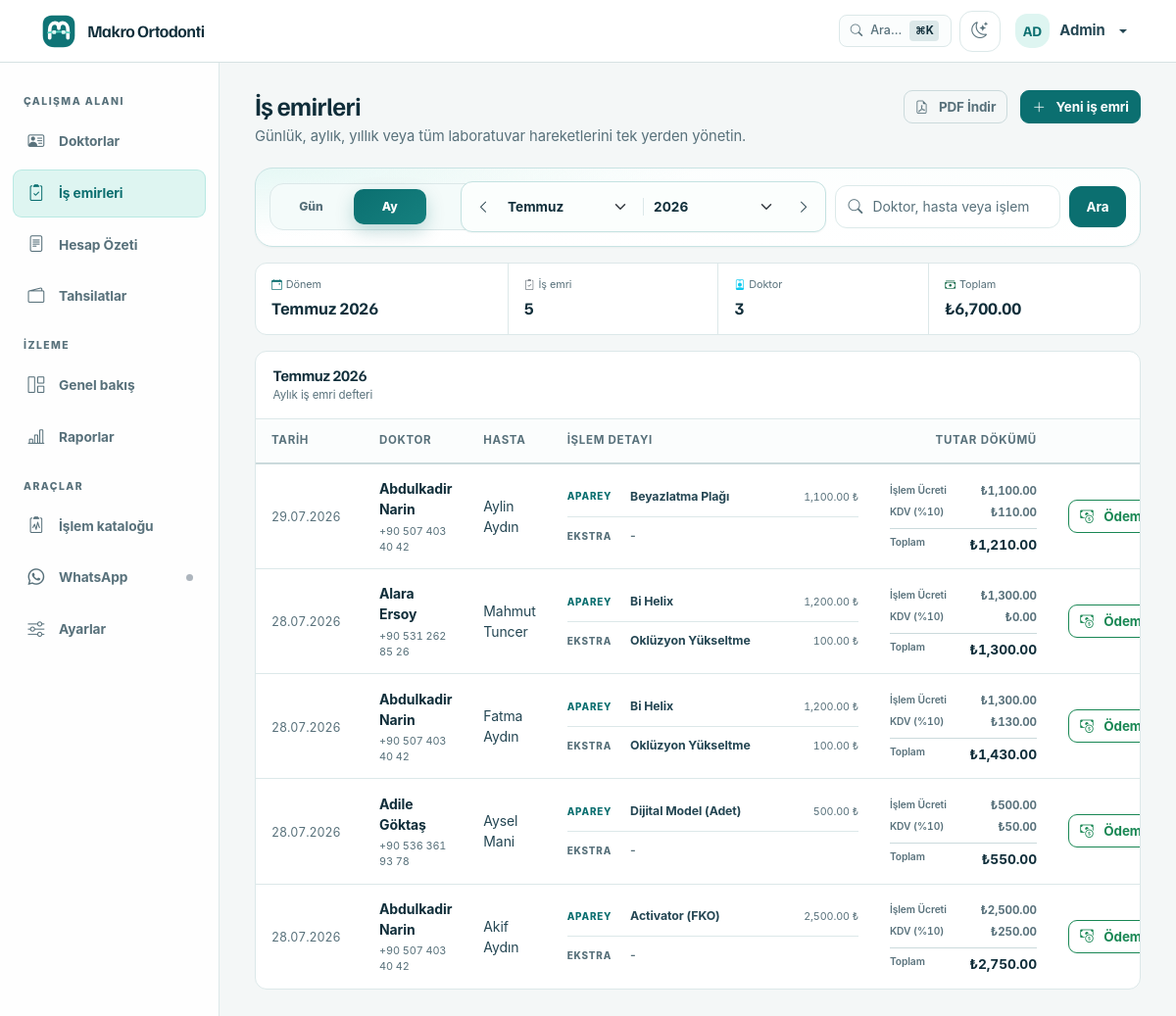
The page /parties/work-orders (signed in) on the database its author committed.
### app/models/models.py (models this page shows, shortened)
class User(UserMixin, Base, TimestampMixin):
    __tablename__ = "users"
    id: Mapped[int] = mapped_column(Integer, primary_key=True, autoincrement=True)
    username: Mapped[str] = mapped_column(String(50), nullable=False, unique=True, index=True)
    password_hash: Mapped[str] = mapped_column(String(256), nullable=False)
    full_name: Mapped[str] = mapped_column(String(150), nullable=False)
    role: Mapped[str] = mapped_column(String(20), nullable=False, default="staff", index=True)
    is_active: Mapped[bool] = mapped_column(Boolean, default=True, nullable=False)
    last_login: Mapped[datetime | None] = mapped_column(DateTime, nullable=True)
    api_token_hash: Mapped[str | None] = mapped_column(String(64), nullable=True, unique=True, index=True)
    ROLE_ADMIN = "admin"
    ROLE_STAFF = "staff"
    VALID_ROLES = [ROLE_ADMIN, ROLE_STAFF]

class WorkOrder(Base, TimestampMixin):
    __tablename__ = "work_orders"
    id: Mapped[int] = mapped_column(Integer, primary_key=True, autoincrement=True)
    party_id: Mapped[int] = mapped_column(ForeignKey("parties.id"), nullable=False, index=True)
    work_date: Mapped[date] = mapped_column(nullable=False, index=True)
    apparatus_type: Mapped[str] = mapped_column(Text, nullable=False)
    extra_addons: Mapped[str | None] = mapped_column(Text, nullable=True)
    patient_name: Mapped[str] = mapped_column(String(200), nullable=False)
    apparatus_price: Mapped[Decimal] = mapped_column(Numeric(12, 2), nullable=False, default=Decimal("0.00"))
    extra_price: Mapped[Decimal] = mapped_column(Numeric(12, 2), nullable=False, default=Decimal("0.00"))
    total_price: Mapped[Decimal] = mapped_column(Numeric(12, 2), nullable=False, default=Decimal("0.00"))
    exchange_rate_applied: Mapped[Decimal | None] = mapped_column(Numeric(12, 4), nullable=True)
    notes: Mapped[str | None] = mapped_column(Text, nullable=True)
    party: Mapped["Party"] = relationship(lazy="selectin")

class Party(Base, TimestampMixin):
    __tablename__ = "parties"
    id: Mapped[int] = mapped_column(Integer, primary_key=True, autoincrement=True)
    party_type: Mapped[str] = mapped_column(
        SQLEnum(PartyType), nullable=False, default=PartyType.DENTIST, index=True
    )
    name: Mapped[str] = mapped_column(String(200), nullable=False)  # full name or company name
    phone: Mapped[str | None] = mapped_column(String(20), nullable=True, index=True)
    email: Mapped[str | None] = mapped_column(String(200), nullable=True)
    address: Mapped[str | None] = mapped_column(Text, nullable=True)
    tax_id: Mapped[str | None] = mapped_column(String(50), nullable=True)  # TC Kimlik / Vergi No
    notes: Mapped[str | None] = mapped_column(Text, nullable=True)
    is_active: Mapped[bool] = mapped_column(Boolean, default=True, nullable=False, index=True)
    previous_balance: Mapped[Decimal] = mapped_column(Numeric(12, 2), default=Decimal("0.00"), nullable=False)
    applies_kdv: Mapped[bool] = mapped_column(Boolean, default=False, nullable=False, index=True)
    first_name: Mapped[str | None] = mapped_column(String(100), nullable=True)
    last_name: Mapped[str | None] = mapped_column(String(100), nullable=True)
    date_of_birth: Mapped[date | None] = mapped_column(nullable=True)
    treatment_status: Mapped[str] = mapped_column(
        String(30), default="active", nullable=False, index=True
    )
    contact_person: Mapped[str | None] = mapped_column(String(150), nullable=True)
    contact_phone: Mapped[str | None] = mapped_column(String(20), nullable=True)
    referred_by_id: Mapped[int | None] = mapped_column(Integer, ForeignKey("parties.id"), nullable=True, index=True)
    referred_by = relationship("Party", remote_side="Party.id", foreign_keys=[referred_by_id], lazy="selectin")
    invoices: Mapped[list["Invoice"]] = relationship(
        back_populates="party", lazy="selectin"
    )
    patient: Mapped["Patient"] = relationship(
        back_populates="party", uselist=False, lazy="selectin"
    )
    treatments: Mapped[list["PatientTreatment"]] = relationship(
        back_populates="party", lazy="selectin"
    )
    work_orders: Mapped[list["WorkOrder"]] = relationship(
        back_populates="party", lazy="selectin"
    )
    previous_balance_payments: Mapped[list["PartyPayment"]] = relationship(
        back_populates="party",
        cascade="all, delete-orphan",
        lazy="selectin",
        order_by="PartyPayment.payment_date.desc(), PartyPayment.id.desc()",
    )
    __table_args__ = (
        UniqueConstraint("name", "phone", "party_type", name="uq_party_identity"),
    )
    @property
    def display_name(self) -> str:
        return self.name

### app/routes/parties.py (the view)
@parties_bp.route("/work-orders", strict_slashes=False)
@login_required
@permissions_required("clinical.view")
def list_work_orders():
    data = _resolve_work_order_query(request.args)
    return render_template("work_orders/list.html", **data)

### app/templates/work_orders/list.html (shortened to what this page needs)
{% extends "base.html" %}
{% block content %}
<header class="workspace-header">
    <div><h1>İş emirleri</h1><p>Günlük, aylık, yıllık veya tüm laboratuvar hareketlerini tek yerden yönetin.</p></div>
    <div class="workspace-actions">
        <a href="{{ url_for('parties.export_work_orders_pdf', view=view, date=selected_date.isoformat() if selected_date else '', year=year, month=month, search=search) }}" class="btn btn-outline-secondary btn-sm me-1" target="_blank">
            <i class="bi bi-file-earmark-pdf me-1" aria-hidden="true"></i>PDF İndir
        </a>
        <a href="{{ url_for('parties.list_parties') }}" class="btn btn-primary btn-sm"><i class="bi bi-plus-lg me-1" aria-hidden="true"></i>Yeni iş emri</a>
    </div>
</header>
<div class="workorder-period-bar">
    <nav class="period-switch" aria-label="İş emri dönemi">
        <a href="{{ url_for('parties.list_work_orders', view='day', date=today.isoformat(), search=search) }}" class="{% if view == 'day' %}active{% endif %}">Gün</a>
        <a href="{{ url_for('parties.list_work_orders', view='month', year=today.year, month=today.month, search=search) }}" class="{% if view == 'month' %}active{% endif %}">Ay</a>
        <a href="{{ url_for('parties.list_work_orders', view='year', year=today.year, search=search) }}" class="{% if view == 'year' %}active{% endif %}">Yıl</a>
        <a href="{{ url_for('parties.list_work_orders', view='all', search=search) }}" class="{% if view == 'all' %}active{% endif %}">Tümü</a>
    </nav>
    <form method="GET" action="{{ url_for('parties.list_work_orders') }}" class="workorder-period-form">
        {% if view == 'day' %}
        <div class="period-stepper-group">
            <a href="{{ url_for('parties.list_work_orders', view='day', date=previous_date, search=search) }}" class="btn-stepper" title="Önceki Gün"><i class="bi bi-chevron-left"></i></a>
            <input class="form-control stepper-control" type="date" id="workorder-date" name="date" value="{{ selected_date.isoformat() }}" onchange="this.form.submit()">
            <a href="{{ url_for('parties.list_work_orders', view='day', date=next_date, search=search) }}" class="btn-stepper" title="Sonraki Gün"><i class="bi bi-chevron-right"></i></a>
        </div>
        {% elif view == 'all' %}
        <div class="period-stepper-group">
            <span class="px-3 text-muted fw-semibold" style="font-size: 13px;">Tüm Zamanlar</span>
        </div>
        {% else %}
        <div class="period-stepper-group">
            <a href="{{ url_for('parties.list_work_orders', view='month', year=previous_year, month=previous_month, search=search) }}" class="btn-stepper" title="Önceki Ay"><i class="bi bi-chevron-left"></i></a>
            <select class="form-select stepper-control" id="workorder-month" name="month" onchange="this.form.submit()">
                {% for month_number, month_name in months %}<option value="{{ month_number }}" {% if month_number == month %}selected{% endif %}>{{ month_name }}</option>{% endfor %}
            </select>
            <select class="form-select stepper-control" id="workorder-year" name="year" onchange="this.form.submit()">
                {% for option_year in years %}<option value="{{ option_year }}" {% if option_year == year %}selected{% endif %}>{{ option_year }}</option>{% endfor %}
            </select>
            <a href="{{ url_for('parties.list_work_orders', view='month', year=next_year, month=next_month, search=search) }}" class="btn-stepper" title="Sonraki Ay"><i class="bi bi-chevron-right"></i></a>
        </div>
        {% endif %}
        <div class="workorder-search">
            <input class="form-control" type="search" id="workorder-search" name="search" value="{{ search }}" placeholder="Doktor, hasta veya işlem ara">
        </div>
        <button type="submit" class="btn btn-sm btn-primary">Ara</button>
    </form>
</div>
<div class="summary-line workorder-summary" aria-label="{{ period_label }} özeti">
    <div><span><i class="bi bi-calendar-event text-primary me-1" aria-hidden="true"></i>Dönem</span><strong>{{ period_label }}</strong></div>
    <div><span><i class="bi bi-clipboard2-check text-secondary me-1" aria-hidden="true"></i>İş emri</span><strong>{{ work_orders|length }}</strong></div>
    <div><span><i class="bi bi-person-badge text-info me-1" aria-hidden="true"></i>Doktor</span><strong>{{ doctor_count }}</strong></div>
    <div><span><i class="bi bi-cash-stack text-success me-1" aria-hidden="true"></i>Toplam</span><strong>₺{{ "{:,.2f}".format(period_total) }}</strong></div>
</div>
<section class="work-panel" aria-labelledby="workorder-ledger-title">
    <div class="work-panel__header">
        <div><h2 id="workorder-ledger-title">{{ period_label }}</h2><p>{{ 'Günlük' if view == 'day' else ('Yıllık' if view == 'year' else ('Tüm zamanlar' if view == 'all' else 'Aylık')) }} iş emri defteri{% if search %} · “{{ search }}” için {{ work_orders|length }} sonuç{% endif %}</p></div>
    </div>
    <div class="table-responsive">
        <table class="table table-hover align-middle workorder-ledger">
            <thead>
                <tr>
                    <th class="text-start col-w-date">Tarih</th>
                    <th class="text-start">Doktor</th>
                    <th class="text-start">Hasta</th>
                    <th class="text-start">İşlem detayı</th>
                    <th class="text-end">Tutar dökümü</th>
                    <th class="text-end col-w-actions">İşlem</th>
                </tr>
            </thead>
            <tbody>
                {% for wo in work_orders %}
                <tr>
                    <td class="text-start col-w-date"><time class="workorder-date" datetime="{{ wo.work_date.isoformat() }}">{{ wo.work_date.strftime('%d.%m.%Y') }}</time></td>
                    <td>
                        <a href="{{ url_for('parties.detail_party', party_id=wo.party_id) }}">{{ wo.party.display_name if wo.party else '—' }}</a>
                        {% if wo.party and wo.party.phone %}<small class="workorder-doctor-phone">{{ wo.party.phone|phone_display }}</small>{% endif %}
                    </td>
                    <td>{{ wo.patient_name }}</td>
                    <td class="workorder-detail-cell">
                        {% set items = wo.apparatus_type|fromjson %}
                        <div class="workorder-line-group">
                            <span class="workorder-line-label">Aparey</span>
                            <div class="workorder-line-list">
                        {% if items is iterable and items is not string and items|length > 0 %}
                                {% for item in items %}
                                <div class="workorder-line-item">
                                    <strong>{{ item.name if item is mapping else item }}</strong>
                                    {% if item is mapping %}<small>{{ "{:,.2f}".format(item.price|float) }} {{ item.currency|currency_symbol }}</small>{% endif %}
                                </div>
                                {% endfor %}
                        {% else %}<div class="workorder-line-item"><strong>{{ wo.apparatus_type }}</strong></div>{% endif %}
                            </div>
                        </div>
                        {% set extra_value = wo.extra_addons|clean_optional %}
                        {% set extras = extra_value|fromjson %}
                        <div class="workorder-line-group workorder-line-group--extra">
                            <span class="workorder-line-label">Ekstra</span>
                            <div class="workorder-line-list">
                                {% if extras is iterable and extras is not string and extras|length > 0 %}
                                    {% for extra in extras %}
                                    <div class="workorder-line-item">
                                        <strong>{{ extra.name if extra is mapping else extra }}</strong>
                                        {% if extra is mapping %}<small>{{ "{:,.2f}".format(extra.price|float) }} {{ extra.currency|currency_symbol }}</small>{% endif %}
                                    </div>
                                    {% endfor %}
                                {% elif extra_value %}<div class="workorder-line-item"><strong>{{ extra_value }}</strong></div>
                                {% else %}<div class="workorder-line-item workorder-line-item--empty"><strong>-</strong></div>{% endif %}
                            </div>
                        </div>
                        {% set note_value = wo.notes|clean_optional %}
                    </td>
                    <td class="text-end">
                        {% set islem_ucreti = wo.apparatus_price + wo.extra_price %}
                        {% set kdv_tutari = (islem_ucreti * 10 / 100) if (wo.party and wo.party.applies_kdv) else 0 %}
                        {% set islem_toplam = islem_ucreti + kdv_tutari %}
                        <div class="workorder-amounts">
                            <span><small>İşlem Ücreti</small><b>₺{{ "{:,.2f}".format(islem_ucreti) }}</b></span>
                            <span><small>KDV (%10)</small><b>₺{{ "{:,.2f}".format(kdv_tutari) }}</b></span>
                            <strong><small>Toplam</small>₺{{ "{:,.2f}".format(islem_toplam) }}</strong>
                        </div>
                    </td>
                    <td class="text-end workorder-row-actions">
                        <a href="{{ url_for('makbuzlar.detail_makbuz', party_id=wo.party_id, year=wo.work_date.year, month=wo.work_date.month) }}" class="btn btn-sm btn-outline-success text-nowrap" title="Doktordan ödeme al"><i class="bi bi-cash-coin me-1" aria-hidden="true"></i>Ödeme Al</a>
                    </td>
                </tr>
                {% endfor %}
            </tbody>
        </table>
    </div>
</section>
{% endblock %}

### app/templates/components/navbar.html (shortened to what this page needs)
<nav class="navbar fixed-top" aria-label="Üst menü">
    <div class="container-fluid">
        <a class="navbar-brand d-flex align-items-center" href="{{ url_for('dashboard.index') }}" aria-label="{{ clinic_name }} ana sayfa">
            <span class="brand-mark" aria-hidden="true"></span>
            <span class="brand-copy"><span>{{ clinic_name }}</span></span>
        </a>
        <ul class="navbar-nav ms-auto flex-row align-items-center gap-2">
                {% if current_user.is_authenticated %}
                <li class="nav-item">
                    <button class="cmd-k-trigger" type="button" data-bs-toggle="modal" data-bs-target="#commandPaletteModal" title="Hızlı Arama (Cmd+K)">
                        <i class="bi bi-search"></i>
                        <span class="d-none d-sm-inline">Ara...</span>
                        <span class="cmd-k-badge">⌘K</span>
                    </button>
                </li>
                <li class="nav-item">
                    <button class="theme-toggle" type="button" aria-label="Tema değiştir" title="Açık/Koyu tema">
                        <i class="bi bi-moon-stars" aria-hidden="true"></i>
                    </button>
                </li>
                <li class="nav-item dropdown">
                    <a class="nav-link dropdown-toggle user-menu" href="#" data-bs-toggle="dropdown" aria-expanded="false" aria-label="{{ current_user.full_name }} kullanıcı menüsü">
                        <span class="user-avatar" aria-hidden="true">{{ current_user.full_name[:2]|upper }}</span>
                        <span class="user-name">{{ current_user.full_name }}</span>
                    </a>
                </li>
                {% endif %}
        </ul>
    </div>
</nav>

### rows shown on the page
User: full_name "AD", full_name "Admin"
WorkOrder: work_date "29.07.2026", party "Abdulkadir Narin", party.phone "+90 507 403 40 42", patient_name "Aylin Aydın", name "Beyazlatma Plağı", price "1,100.00", currency "₺", islem_ucreti "1,100.00", kdv_tutari "110.00", islem_toplam "1,210.00"
WorkOrder: work_date "28.07.2026", party "Alara Ersoy", party.phone "+90 531 262 85 26", patient_name "Mahmut Tuncer", name "Bi Helix", price "1,200.00", currency "₺", name "Oklüzyon Yükseltme", price "100.00", currency "₺", total_price "1,300.00", kdv_tutari "0.00"
WorkOrder: work_date "28.07.2026", party "Abdulkadir Narin", party.phone "+90 507 403 40 42", patient_name "Fatma Aydın", name "Bi Helix", price "1,200.00", currency "₺", name "Oklüzyon Yükseltme", price "100.00", currency "₺", total_price "1,300.00", kdv_tutari "130.00", islem_toplam "1,430.00"
WorkOrder: work_date "28.07.2026", party "Adile Göktaş", party.phone "+90 536 361 93 78", patient_name "Aysel Mani", name "Dijital Model (Adet)", price "500.00", currency "₺", islem_ucreti "500.00", kdv_tutari "50.00", islem_toplam "550.00"
WorkOrder: work_date "28.07.2026", party "Abdulkadir Narin", party.phone "+90 507 403 40 42", patient_name "Akif Aydın", name "Activator (FKO)", price "2,500.00", currency "₺", islem_ucreti "2,500.00", kdv_tutari "250.00", islem_toplam "2,750.00"

### other values the page prints
{{ clinic_name }} "Makro Ortodonti"
{{ period_label }} "Temmuz 2026"
{{ work_orders|length }} "5"
{{ doctor_count }} "3"
{{ "{:,.2f}".format(period_total) }} "6,700.00"
form field month "Temmuz"
form field year "2026"
